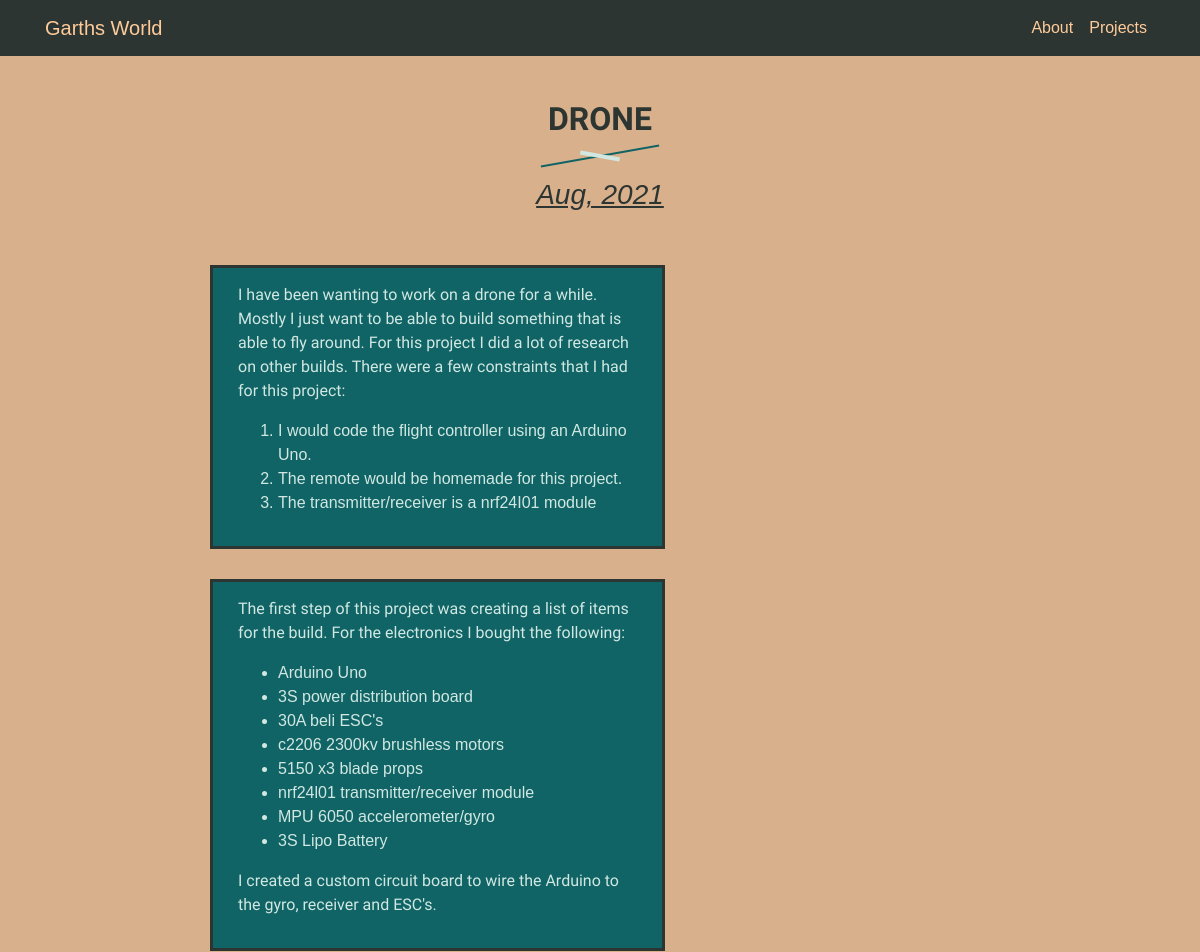
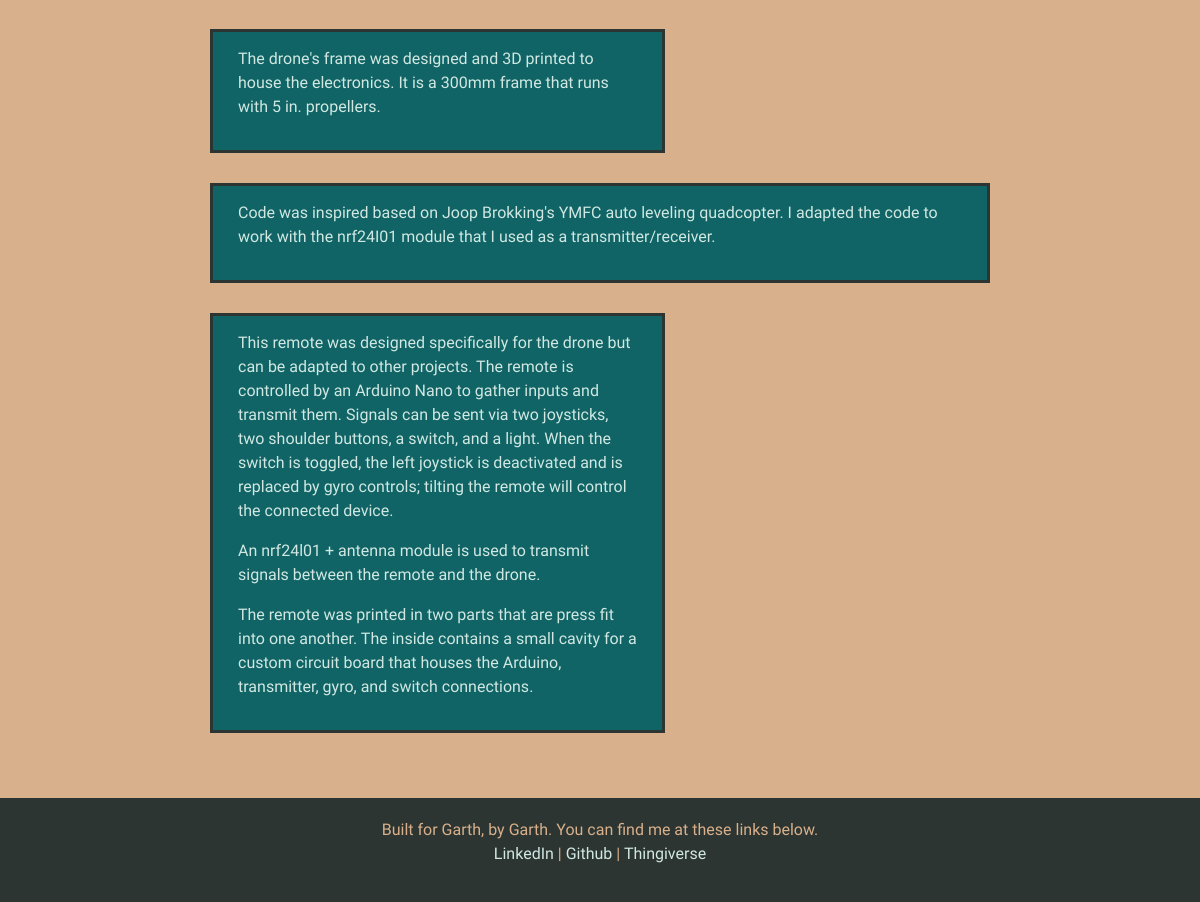
The app's page /projects/drone with its own data (2 pictures, top to bottom).
### projects/models.py (models this page shows, shortened)
class Project(models.Model):
    PROJECT_TOPICS = [
        ('Engineering', 'Engineering'),
        ('Programming', 'Programming'),
        ('Other', 'Other')
    ]
    id = models.AutoField(primary_key=True)
    title = models.CharField(max_length=140)
    slug = models.SlugField(max_length=140, unique=True, null=False)
    type = models.CharField(max_length=15, choices=PROJECT_TOPICS, default='PE')
    date = models.DateField()
    body = models.TextField()
    cover_image = models.ImageField(upload_to=image_path)
    body2 = models.TextField(blank=True, null=True)
    body3 = models.TextField(blank=True, null=True)
    body4 = models.TextField(blank=True, null=True)
    body5 = models.TextField(blank=True, null=True)
    img = models.ImageField(default="Default.png", upload_to=image_path)
    img2 = models.ImageField(default="Default.png", upload_to=image_path)
    img3 = models.ImageField(default="Default.png", upload_to=image_path)
    img4 = models.ImageField(default="Default.png", upload_to=image_path)
    img5 = models.ImageField(default="Default.png", upload_to=image_path)

### projects/views.py (the view)
# urls.py: path('projects/<slug:slug>', ProjectDetailView.as_view(), name='project_detail')
class ProjectDetailView(DetailView):
    model = Project
    template_name = "projects/project_detail.html"

### projects/templates/projects/project_detail.html (shortened to what this page needs)
{% extends "projects/top_navbar.html" %}
{% load static %}
{% block content %}
<section id="project-page">
  <div class="section-header">
    <h2>{{ project.title }}</h2>
    <h3><i><u>{{ project.date|date:"M, Y" }}</u></i></h3>
  </div>
  <div class="container">
    {% if project.img.name == "Default.png" and project.body == "" %}
    {% elif project.img.name == "Default.png" %}
    <div class="row justify-content-md-center">
      <div class="col-sm project-txt-col">
        {{project.body|safe|linebreaks}}
      </div>
    </div>
    {% elif project.body == "" %}
    <div class="row justify-content-md-center">
      <div class="col-sm project-img-col">
        <img src="{{ project.img.url }}" alt="" class="project-img-large">
      </div>
    </div>
    {% else %}
    <div class="row justify-content-md-center">
      <div class="col-sm-7 project-txt-col">
        {{project.body|safe|linebreaks}}
      </div>
      <div class="col-sm-5 project-img-col">
      </div>
    </div>
    {% endif %}
    {% if project.img2.name == "Default.png" and project.body2 == "" %}
    {% elif project.img2.name == "Default.png" %}
    <div class="row justify-content-md-center">
      <div class="col-sm project-txt-col">
        {{project.body2|safe|linebreaks}}
      </div>
    </div>
    {% elif project.body2 == "" %}
    <div class="row justify-content-md-center">
      <div class="col-sm project-img-col">
        <img src="{{ project.img2.url }}" alt="" class="project-img-large">
      </div>
    </div>
    {% else %}
    <div class="row justify-content-md-center">
      <div class="col-sm-7 project-txt-col">
        {{project.body2|safe|linebreaks}}
      </div>
      <div class="col-sm-5 project-img-col">
      </div>
    </div>
    {% endif %}
    {% if project.img3.name == "Default.png" and project.body3 == "" %}
    {% elif project.img3.name == "Default.png" %}
    <div class="row justify-content-md-center">
      <div class="col-sm project-txt-col">
        {{project.body3|safe|linebreaks}}
      </div>
    </div>
    {% elif project.body3 == "" %}
    <div class="row justify-content-md-center">
      <div class="col-sm project-img-col">
        <img src="{{ project.img3.url }}" alt="" class="project-img-large">
      </div>
    </div>
    {% else %}
    <div class="row justify-content-md-center">
      <div class="col-sm-7 project-txt-col">
        {{project.body3|safe|linebreaks}}
      </div>
      <div class="col-sm-5 project-img-col">
      </div>
    </div>
    {% endif %}
    {% if project.img4.name == "Default.png" and project.body4 == "" %}
    {% elif project.img4.name == "Default.png" %}
    <div class="row justify-content-md-center">
      <div class="col-sm project-txt-col">
        {{project.body4|safe|linebreaks}}
      </div>
    </div>
    {% elif project.body4 == "" %}
    <div class="row justify-content-md-center">
      <div class="col-sm project-img-col">
        <img src="{{ project.img4.url }}" alt="" class="project-img-large">
      </div>
    </div>
    {% endif %}
    {% if project.img5.name == "Default.png" and project.body5 == "" %}
    {% elif project.img5.name == "Default.png" %}
    <div class="row justify-content-md-center">
      <div class="col-sm project-txt-col">
        {{project.body5|safe|linebreaks}}
      </div>
    </div>
    {% elif project.body5 == "" %}
    <div class="row justify-content-md-center">
      <div class="col-sm project-img-col">
        <img src="{{ project.img5.url }}" alt="" class="project-img-large">
      </div>
    </div>
    {% else %}
    <div class="row justify-content-md-center">
      <div class="col-sm-7 project-txt-col">
        {{project.body5|safe|linebreaks}}
      </div>
      <div class="col-sm-5 project-img-col">
      </div>
    </div>
    {% endif %}
  </div>
</section>
{% endblock %}

### projects/static/css/garth.css (style rules this page uses)
body { background-color: #D9B08C; color: #2C3531; font-family: "Mochiy Pop P One", sans-serif; }
section { padding: 50px 0; overflow: hidden; }
p { font-family: "Verdana", sans-serif; }
.section-header { text-align: center; padding-bottom: 30px; }
.section-header h2 { font-size: 32px; font-weight: bold; text-transform: uppercase; margin-bottom: 20px; padding-bottom: 20px; position: relative; color: #2C3531; font-family: 'Verdana', sans-serif; }
.section-header h2::before { content: ""; position: absolute; display: block; width: 120px; height: 2px; background: #116466; bottom: 1px; left: calc(50% - 60px); -webkit-transform: rotate(-10deg); }
.section-header h2::after { content: ""; position: absolute; display: block; width: 40px; height: 4px; background: #D1E8E2; bottom: 0; left: calc(50% - 20px); -webkit-transform: rotate(10deg); }
#project-page .container { width: 65%; }
#project-page .project-img-col { margin: auto; display: block; }
#project-page .project-txt-col { align-self: center; height: 100%; background-color: #116466; color: #D1E8E2; padding: 15px 25px; margin: 15px 0px; border: 3px #2C3531 solid; }

### records on screen
Project: title "DRONE", date "Aug, 2021", body "I have been wanting to work on a drone for a while. Mostly I just want to be able to build something that is able to fly around. For this project I did a lot of research on other builds. There were a few constraints that I had for this project: I would code the flight controller using an Arduino Uno. The remote would be homemade for this project. The transmitter/receiver is a nrf24I01 module", body2 "The first step of this project was creating a list of items for the build. For the electronics I bought the following: Arduino Uno 3S power distribution board 30A beli ESC's c2206 2300kv brushless motors 5150 x3 blade props nrf24l01 transmitter/receiver module MPU 6050 accelerometer/gyro 3S Lipo Battery I created a custom circuit board to wire the Arduino to the gyro, receiver and ESC's.", body3 "The drone's frame was designed and 3D printed to house the electronics. It is a 300mm frame that runs with 5 in. propellers.", body4 "Code was inspired based on Joop Brokking's YMFC auto leveling quadcopter. I adapted the code to work with the nrf24I01 module that I used as a transmitter/receiver.", body5 "This remote was designed specifically for the drone but can be adapted to other projects. The remote is controlled by an Arduino Nano to gather inputs and transmit them. Signals can be sent via two joysticks, two shoulder buttons, a switch, and a light. When the switch is toggled, the left joystick is deactivated and is replaced by gyro controls; tilting the remote will control the connected device. An nrf24l01 + antenna module is used to transmit signals between the remote and the drone. The remote was printed in two parts that are press fit into one another. The inside contains a small cavity for a custom circuit board that houses the Arduino, transmitter, gyro, and switch connections."
